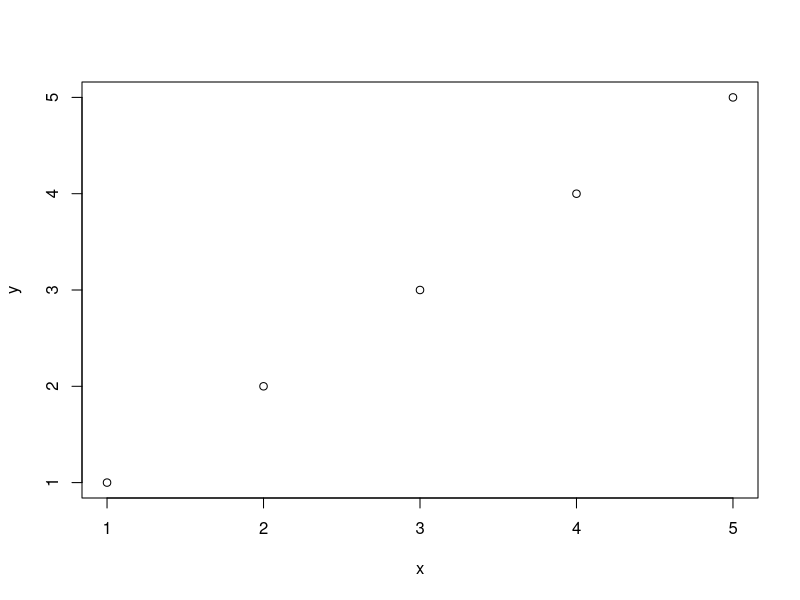

Recreate this plot in R.
# Function to plot color bar
color.bar <- function(lut, min, max=-min, nticks=11, ticks=seq(min, max, len=nticks), title='') {
        scale = (length(lut)-1)/(max-min)

        plot(c(0,10), c(min,max), type='n', bty='n', xaxt='n', xlab='', yaxt='n', ylab='', main=title)
        axis(2, ticks, las=1)
            for (i in 1:(length(lut)-1)) {
                     y = (i-1)/scale + min
             rect(0,y,10,y+1/scale, col=lut[i], border=NA)
                 }
}

x <- c(1,2,3,4,5)

y <- c(1,2,3,4,5)

plot(x,y)

